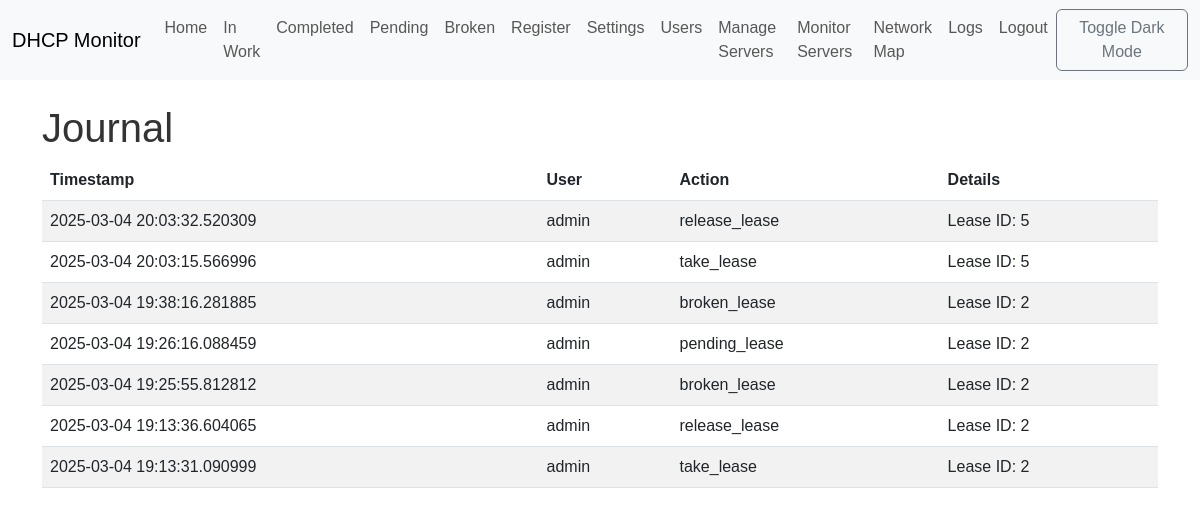
Screenshot of /logs (signed in) with the database file from the repository.
### app/models.py (models this page shows, shortened)
class Journal(db.Model):
    __tablename__ = 'journal'
    id = db.Column(db.Integer, primary_key=True)
    timestamp = db.Column(db.DateTime, index=True, default=datetime.utcnow)
    user_id = db.Column(db.Integer, db.ForeignKey('users.id'))
    action = db.Column(db.String(128))
    details = db.Column(db.Text)
    user = db.relationship('User', back_populates='journal_entries')

class User(UserMixin, db.Model):
    __tablename__ = 'users'
    id = db.Column(db.Integer, primary_key=True)
    username = db.Column(db.String(64), unique=True, index=True, nullable=False)
    password_hash = db.Column(db.String(128), nullable=False)
    role = db.Column(db.String(64), nullable=False, default='tester')  # 'admin', 'tester'
    first_name = db.Column(db.String(64))
    last_name = db.Column(db.String(64))
    last_seen = db.Column(db.DateTime, default=datetime.utcnow)
    leases = db.relationship('Lease', backref='taken_user', lazy='dynamic', foreign_keys='Lease.taken_by_id')
    groups = db.relationship('Group', secondary=user_groups, lazy='subquery',
                            backref=db.backref('users', lazy=True)) # Связь с группами
    journal_entries = db.relationship('Journal', back_populates='user', lazy='dynamic')

### app/journal.py (the view)
@journal_bp.route('/logs')
@login_required
def view_logs():
    if current_user.role != 'admin':
        flash('You do not have permission to access this page.', 'danger')
        return redirect(url_for('main.index'))
    logs = db.session.query(Journal).order_by(Journal.timestamp.desc()).all()  # Используем db.session.query
    return render_template('journal/logs.html', logs=logs)

### app/models.py (called while the page is built)
@login_manager.user_loader
def load_user(user_id):
    return User.query.get(int(user_id))

### app/templates/journal/logs.html
{% extends "base.html" %}
{% block content %}
    <h1>Journal</h1>
    <table class="table table-striped">
        <thead>
            <tr>
                <th>Timestamp</th>
                <th>User</th>
                <th>Action</th>
                <th>Details</th>
            </tr>
        </thead>
        <tbody>
            {% for entry in logs %}
                <tr>
                    <td>{{ entry.timestamp }}</td>
                    <td>{{ entry.user.username }}</td>
                    <td>{{ entry.action }}</td>
                    <td>{{ entry.details }}</td>
                </tr>
            {% endfor %}
        </tbody>
    </table>
{% endblock %}

### app/static/css/style.css (style rules this page uses)
body { font-family: sans-serif; transition: background-color 0.3s, color 0.3s; }
body { background-color: #fff; color: #333; }
.table-striped > tbody > tr:nth-of-type(odd) > * { --bs-table-accent-bg: var(--bs-table-striped-bg); }
table.table td { word-break: break-word; }

### rows the page displays
Journal: timestamp "2025-03-04 20:03:32.520309", user.username "admin", action "release_lease", details "Lease ID: 5"
Journal: timestamp "2025-03-04 20:03:15.566996", user.username "admin", action "take_lease", details "Lease ID: 5"
Journal: timestamp "2025-03-04 19:38:16.281885", user.username "admin", action "broken_lease", details "Lease ID: 2"
Journal: timestamp "2025-03-04 19:26:16.088459", user.username "admin", action "pending_lease", details "Lease ID: 2"
Journal: timestamp "2025-03-04 19:25:55.812812", user.username "admin", action "broken_lease", details "Lease ID: 2"
Journal: timestamp "2025-03-04 19:13:36.604065", user.username "admin", action "release_lease", details "Lease ID: 2"
Journal: timestamp "2025-03-04 19:13:31.090999", user.username "admin", action "take_lease", details "Lease ID: 2"
